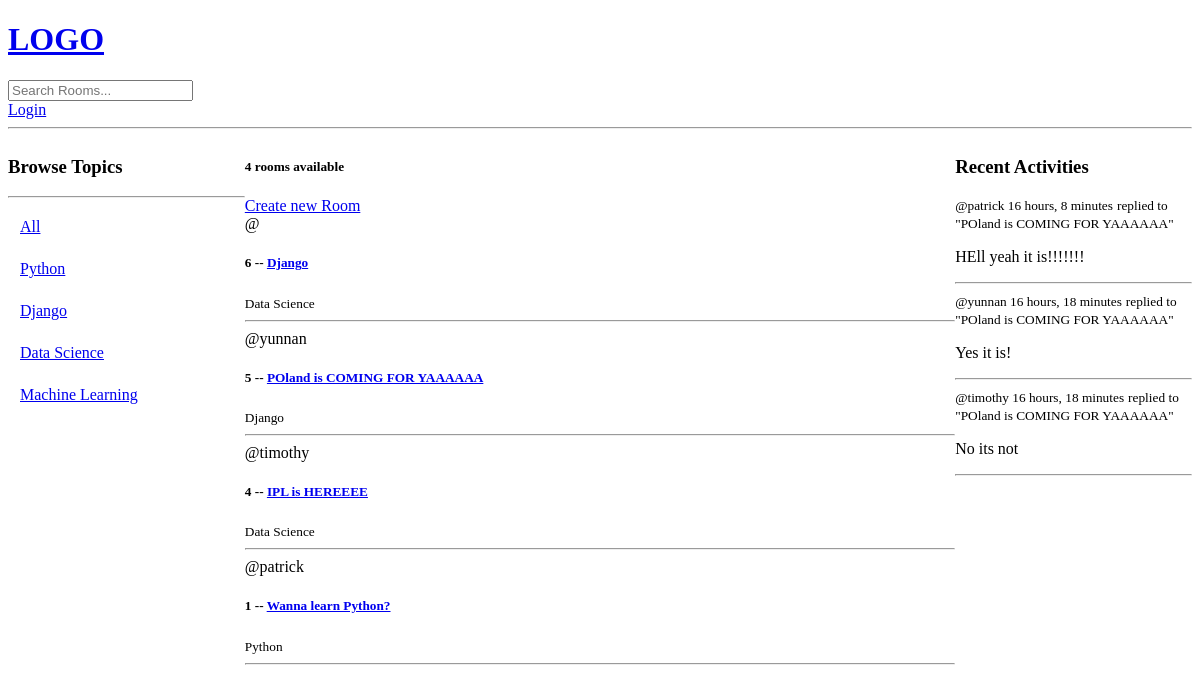
The app's page /, older data.
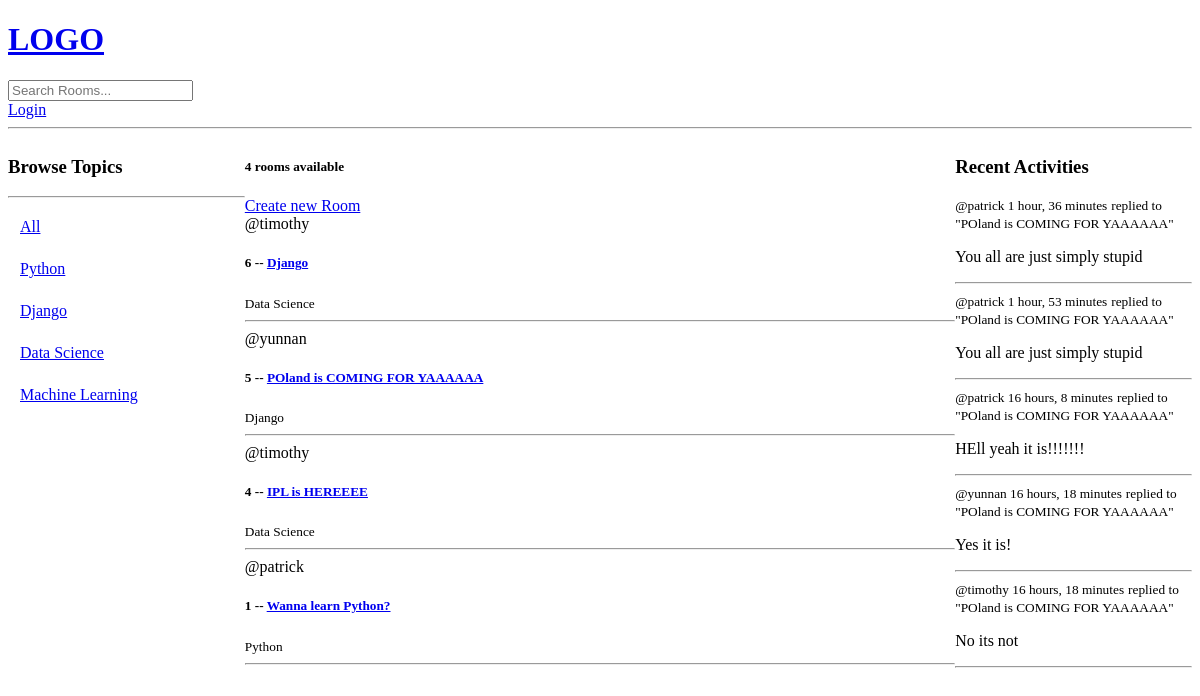
The same page, newer data.
### base/models.py (models this page shows)
class Topic(models.Model):
    name = models.CharField(max_length=200)
    def __str__(self) -> str:
        return self.name

class Room(models.Model):
    host = models.ForeignKey(User, on_delete=models.SET_NULL, null=True)
    topic = models.ForeignKey(Topic, on_delete=models.SET_NULL, null=True)
    name = models.CharField(max_length=200)
    desc = models.TextField(null=True, blank=True)
    participants = models.ManyToManyField(User, related_name='participants', blank=True)
    updated = models.DateTimeField(auto_now=True)
    created = models.DateTimeField(auto_now_add=True)
    class Meta:
        ordering = ['-updated', '-created']
    def __str__(self):
        return self.name

class Message(models.Model):
    user = models.ForeignKey(User, on_delete=models.CASCADE)
    room = models.ForeignKey(Room, on_delete=models.CASCADE)
    body = models.TextField()
    updated = models.DateTimeField(auto_now=True)
    created = models.DateTimeField(auto_now_add=True)
    class Meta:
        ordering = ['-updated', '-created']
    def __str__(self):
        return self.body[:50]

### base/views.py (the view)
# urls.py: path('', views.home, name="home"),
def home(request):
    query = request.GET.get('q') if request.GET.get('q') != None else ''
    rooms = Room.objects.filter(
        Q(topic__name__icontains = query) |
        Q(name__icontains = query) |
        Q(desc__icontains = query)
    )
    topics = Topic.objects.all()
    room_count = rooms.count()
    room_msgs = Message.objects.filter(Q(room__topic__name__icontains=query))
    context = {
        'rooms':rooms,
        'topics':topics,
        'room_count': room_count,
        'room_msgs': room_msgs}
    return render(request, 'base/home.html', context)

### base/templates/base/home.html (shortened to what this page needs)
{% extends 'main.html' %}
{% block content %}
<div class="home-container">
    <div>
        {% include 'base/topics_comp.html'%}
    </div>
    <div>
        <h5> {{ room_count }} rooms available </h5>
        <a href="{% url 'create-room' %}"> Create new Room </a>
        {% include 'base/feed_comp.html'%}
    </div>
    <div class="activity">
        {% include 'base/activity_comp.html'%}
    </div>
</div>
{%endblock content%}

### base/templates/base/topics_comp.html
<h3> Browse Topics</h3>
<hr>
<div class="topic-item">
    <a href="{% url 'home' %}"> All </a>
</div>
{% for topic in topics %}
<div class="topic-item">
    <a href="{% url 'home' %}?q={{topic.name}}"> {{topic}} </a>
</div>
{% endfor %}

### base/templates/base/feed_comp.html (shortened to what this page needs)
<div>
    {% for room in rooms %}
    <div>
        <span>@{{room.host.username}}</span>
        <h5> {{room.id}} -- <a href="{% url 'room' room.id %}"> {{room.name}} </a> </h5>
        <small>{{room.topic.name}}</small>
        <hr />
    </div>
    {% endfor %}
</div>

### base/templates/base/activity_comp.html (shortened to what this page needs)
<h3> Recent Activities </h3>
{% for msg in room_msgs%}
    <div>
        <small> @{{msg.user}} {{msg.created|timesince}}</small>
        <small> replied to "{{msg.room}}" </small>
        <p> {{msg}} </p>
        <hr>
    </div>
{% endfor%}

Row changes from the older to the newer data that the page shows:
changed Room id 6: host.username (not shown) → "timothy"
added Message: user "patrick", created "1 hour, 36 minutes", room "POland is COMING FOR YAAAAAA", body "You all are just simply stupid"
added Message: user "patrick", created "1 hour, 53 minutes", room "POland is COMING FOR YAAAAAA", body "You all are just simply stupid"
